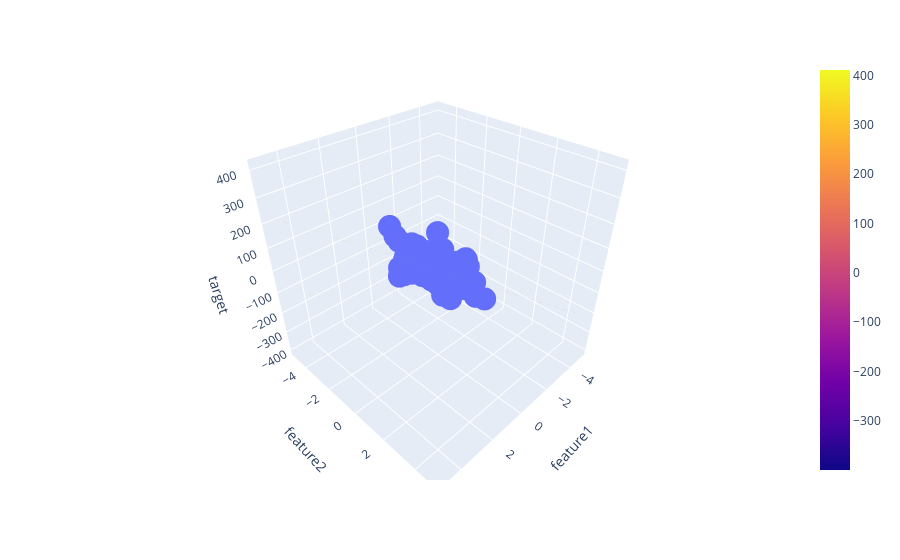

The cell this chart's notebook holds for it:
### Code cell
x = np.linspace(-5, 5, 10)
y = np.linspace(-5, 5, 10)
xGrid, yGrid = np.meshgrid(y, x)
final = np.vstack((xGrid.ravel().reshape(1,100),yGrid.ravel().reshape(1,100))).T
z_final = lr.predict(final).reshape(10,10)
z = z_final
fig = px.scatter_3d(df, x='feature1', y='feature2', z='target')
fig.add_trace(go.Surface(x = x, y = y, z =z ))
# fig.show()
